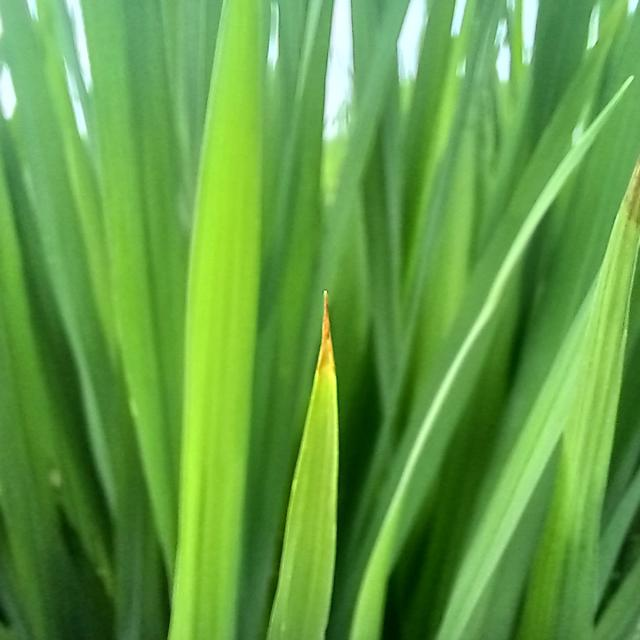
#> input picture backend/rice_model/RiceLeaf_Yolov8_Version/test/images/20231006_163740_jpg.rf.5e5306a7ee631cd5c489faa906c689c5.jpg, 640 x 640 px; its folder holds only this picture in this run
$ python -i image_validator.py   (imports and definitions only)   (older library calls are emulated)
#> lines starting #> are read from the running program, lines starting #| are printed output that depends on the picture; after the words box and inside, x2 and y2 are one past the last pixel; in counts of white or black regions, pixels touching at a corner belong together
"""
Image validation service for crop disease detection.

Validates uploaded images before running YOLOv8 detection:
1. Fast OpenCV pre-checks (blur, brightness, green-channel dominance)
2. Gemini Vision validation (is this a plant/leaf?)

Returns structured validation result with trilingual messages.
"""

import io
import numpy as np
from PIL import Image
from typing import Optional

# Lazy imports for OpenCV (may not be installed everywhere)
_cv2 = None


def _get_cv2():
    """Lazy-load OpenCV."""
    global _cv2
    if _cv2 is None:
        try:
            import cv2
            _cv2 = cv2
        except ImportError:
            _cv2 = False  # Mark as unavailable
    return _cv2 if _cv2 is not False else None


# ─── Validation Messages (trilingual) ───────────────────────────

VALIDATION_MESSAGES = {
    "not_plant": {
        "en": "This image does not appear to contain a crop or leaf. Please upload a clear photo of the affected plant.",
        "mr": "या प्रतिमेमध्ये पीक किंवा पान दिसत नाही. कृपया प्रभावित रोपाचा स्पष्ट फोटो अपलोड करा.",
        "hi": "इस छवि में कोई फसल या पत्ती नहीं दिख रही है। कृपया प्रभावित पौधे की स्पष्ट तस्वीर अपलोड करें।",
    },
    "blurry": {
        "en": "The image is too blurry. Please capture a sharper photo of the leaf.",
        "mr": "प्रतिमा खूप धूसर आहे. कृपया पानाचा अधिक स्पष्ट फोटो घ्या.",
        "hi": "छवि बहुत धुंधली है। कृपया पत्ती की अधिक स्पष्ट तस्वीर लें।",
    },
    "too_dark": {
        "en": "The image is too dark. Please capture the photo in better lighting.",
        "mr": "प्रतिमा खूप गडद आहे. कृपया चांगल्या प्रकाशात फोटो घ्या.",
        "hi": "छवि बहुत अंधेरी है। कृपया बेहतर रोशनी में तस्वीर लें।",
    },
    "too_bright": {
        "en": "The image is overexposed. Please avoid direct sunlight glare.",
        "mr": "प्रतिमा जास्त उजळ आहे. कृपया थेट सूर्यप्रकाश टाळा.",
        "hi": "छवि अत्यधिक चमकीली है। कृपया सीधी धूप से बचें।",
    },
    "small_subject": {
        "en": "The leaf appears too small in the image. Please move closer and capture again.",
        "mr": "प्रतिमेमध्ये पान खूप लहान दिसत आहे. कृपया जवळ जाऊन पुन्हा फोटो घ्या.",
        "hi": "छवि में पत्ती बहुत छोटी दिख रही है। कृपया करीब जाकर फिर से तस्वीर लें।",
    },
    "valid": {
        "en": "Image validated successfully.",
        "mr": "प्रतिमा यशस्वीरित्या तपासली.",
        "hi": "छवि सफलतापूर्वक सत्यापित।",
    },
}


# ─── OpenCV Pre-checks ──────────────────────────────────────────

def _opencv_precheck(pil_image: Image.Image) -> dict:
    """
    Fast OpenCV-based image quality checks.
    Returns: {"passed": bool, "issues": [...], "scores": {...}}
    """
    cv2 = _get_cv2()
    if cv2 is None:
        # OpenCV not available, skip pre-checks
        return {"passed": True, "issues": [], "scores": {}}

    # Convert PIL to OpenCV format
    img_array = np.array(pil_image)
    if len(img_array.shape) == 2:
        # Grayscale
        gray = img_array
        bgr = cv2.cvtColor(img_array, cv2.COLOR_GRAY2BGR)
    else:
        bgr = cv2.cvtColor(img_array, cv2.COLOR_RGB2BGR)
#> bgr is the input picture: shape (640, 640, 3); mean B, G, R 68.2, 157.3, 98.2
        gray = cv2.cvtColor(bgr, cv2.COLOR_BGR2GRAY)
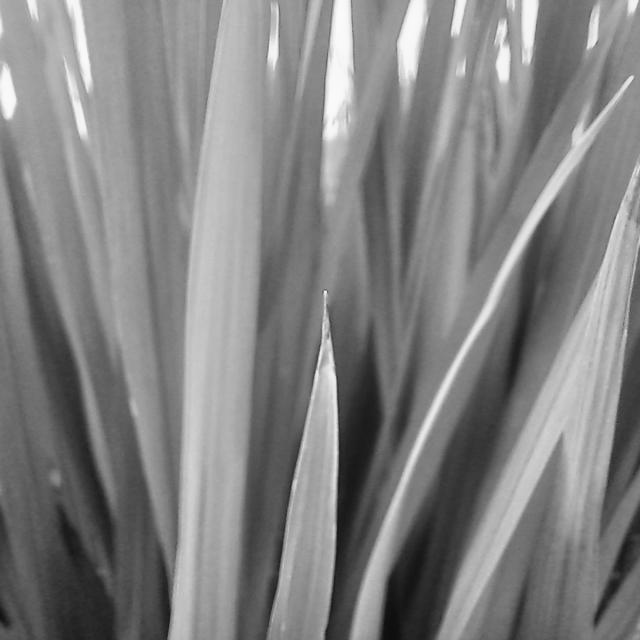
#> gray: shape (640, 640); min 13, max 251, mean 129.4

    issues = []
    scores = {}

    # 1. Blur detection (Laplacian variance)
    laplacian_var = cv2.Laplacian(gray, cv2.CV_64F).var()
#> laplacian_var = 45.54
    scores["sharpness"] = round(float(laplacian_var), 2)
    if laplacian_var < 50:
        issues.append("blurry")

    # 2. Brightness check (mean pixel value)
    mean_brightness = float(np.mean(gray))
#> mean_brightness = 129.4
    scores["brightness"] = round(mean_brightness, 2)
    if mean_brightness < 40:
        issues.append("too_dark")
    elif mean_brightness > 240:
        issues.append("too_bright")

    # 3. Green channel dominance (plant detection heuristic)
    if len(img_array.shape) == 3:
        # Convert to HSV for better green detection
        hsv = cv2.cvtColor(bgr, cv2.COLOR_BGR2HSV)
#> hsv: shape (640, 640, 3); mean H, S, V 51.9, 153.1, 157.3

        # Green range in HSV
        lower_green = np.array([25, 30, 30])
        upper_green = np.array([95, 255, 255])
        green_mask = cv2.inRange(hsv, lower_green, upper_green)
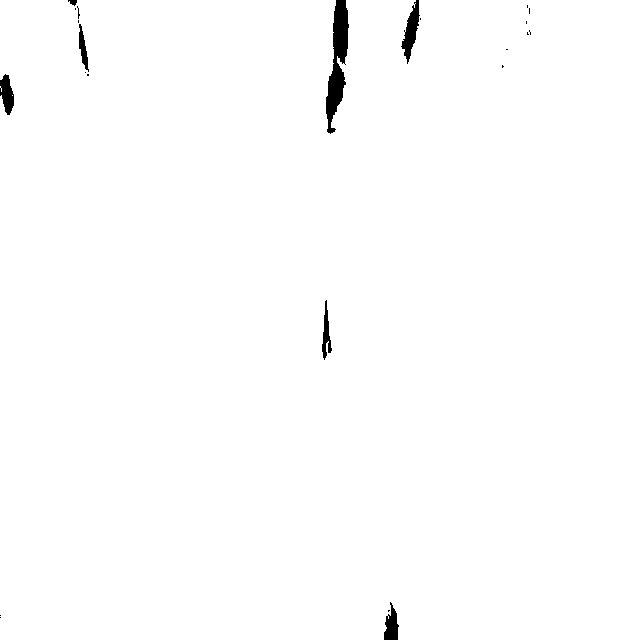
#> green_mask: shape (640, 640); 99.2% white; 23 black regions (16 under 20 px), largest, box (x1, y1, x2, y2) and area: (326, 0, 349, 134) 1602, (401, 0, 420, 64) 535, (0, 74, 14, 115) 375

        green_ratio = float(np.count_nonzero(green_mask)) / green_mask.size
#> green_ratio = 0.992
        scores["green_ratio"] = round(green_ratio, 4)

        # Also check for brown/yellow (diseased leaves)
        lower_brown = np.array([10, 30, 30])
        upper_brown = np.array([30, 255, 255])
        brown_mask = cv2.inRange(hsv, lower_brown, upper_brown)
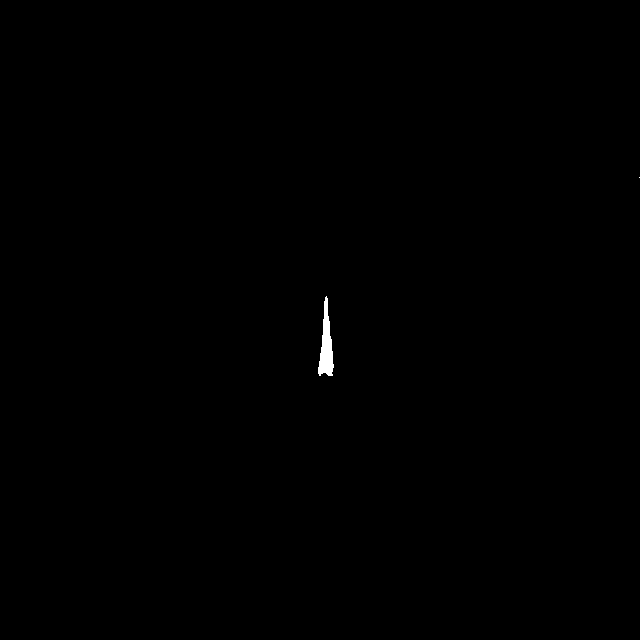
#> brown_mask: shape (640, 640); 0.17% white; 2 white regions (1 under 20 px), largest, box (x1, y1, x2, y2) and area: (318, 296, 334, 376) 687
        brown_ratio = float(np.count_nonzero(brown_mask)) / brown_mask.size
#> brown_ratio = 0.00168
        scores["brown_ratio"] = round(brown_ratio, 4)

        # Plant-like content: green + brown/yellow should be significant
        plant_ratio = green_ratio + brown_ratio
#> plant_ratio = 0.993
        scores["plant_ratio"] = round(plant_ratio, 4)

        if plant_ratio < 0.05:
            # Very little plant-like color — suspicious
            issues.append("low_plant_content")
    else:
        scores["green_ratio"] = 0.0
        scores["plant_ratio"] = 0.0

    # 4. Image size check (subject should fill frame)
    h, w = gray.shape[:2]
#> h = 640; w = 640
    if h < 200 or w < 200:
        issues.append("small_subject")

    return {
        "passed": len([i for i in issues if i in ("blurry", "too_dark", "too_bright")]) == 0,
        "issues": issues,
        "scores": scores,
    }


# ─── Gemini Vision Validation ───────────────────────────────────

# [199 lines left out: functions _gemini_vision_validate, validate_image, not called in this run]

>>> import cv2
>>> picture = cv2.cvtColor(cv2.imread('../rice_model/RiceLeaf_Yolov8_Version/test/images/20231006_163740_jpg.rf.5e5306a7ee631cd5c489faa906c689c5.jpg'), cv2.COLOR_BGR2RGB)
>>> result = _opencv_precheck(picture)
#> result = 3 items

$ run again, on backend/rice_model/RiceLeaf_Yolov8_Version/test/images/20231006_164404_jpg.rf.61e04109036347eea66cea3f5a6c9b7a.jpg
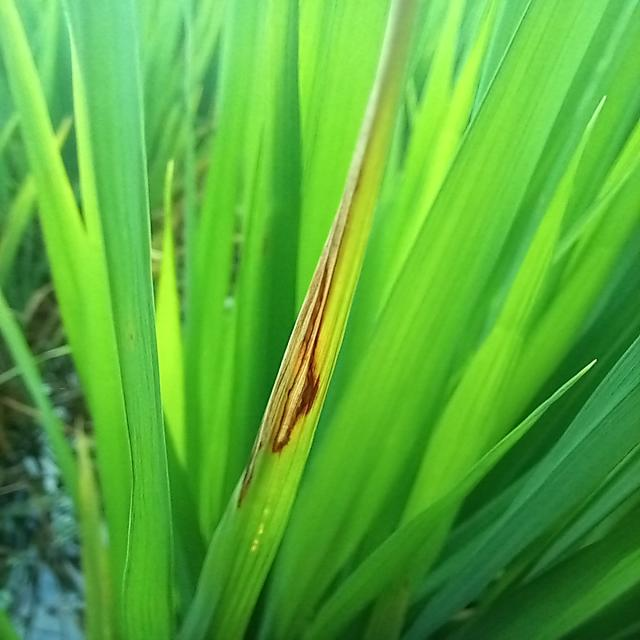
#> input picture backend/rice_model/RiceLeaf_Yolov8_Version/test/images/20231006_164404_jpg.rf.61e04109036347eea66cea3f5a6c9b7a.jpg, 640 x 640 px
#> in _opencv_precheck, bgr is the input picture: shape (640, 640, 3); mean B, G, R 57.7, 172.9, 88.9
#> laplacian_var = 158.2
#> mean_brightness = 134.6
#> hsv: shape (640, 640, 3); mean H, S, V 53.8, 176.1, 173.3
#> in _opencv_precheck, `green_mask = cv2.inRange(hsv, lower_green, upper_green)`:
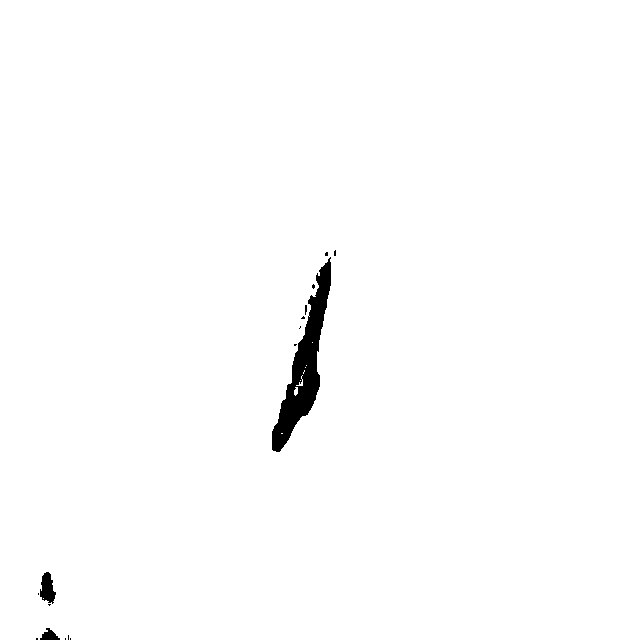
#> green_mask: shape (640, 640); 99% white; 16 black regions (13 under 20 px), largest, box (x1, y1, x2, y2) and area: (272, 257, 331, 452) 3728, (40, 572, 56, 604) 331, (40, 628, 60, 640) 138
#> green_ratio = 0.99
#> in _opencv_precheck, `brown_mask = cv2.inRange(hsv, lower_brown, upper_brown)`:
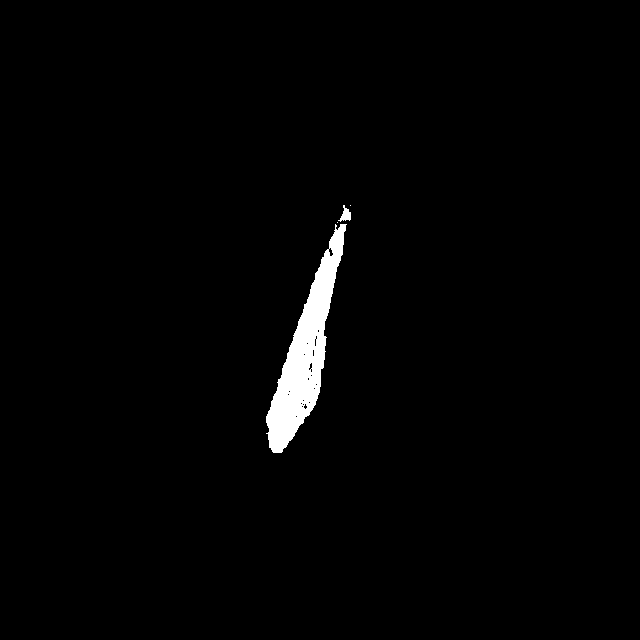
#> brown_mask: shape (640, 640); 1.6% white; 4 white regions (2 under 20 px), largest, box (x1, y1, x2, y2) and area: (266, 224, 347, 453) 6432, (338, 205, 351, 222) 109
#> brown_ratio = 0.016
#> plant_ratio = 1.01
#> result = 3 items

$ run again, on backend/rice_model/RiceLeaf_Yolov8_Version/test/images/Healthy_rice_leaf-103-_jpg.rf.26c5dd12069205586301bd6706ce6711.jpg
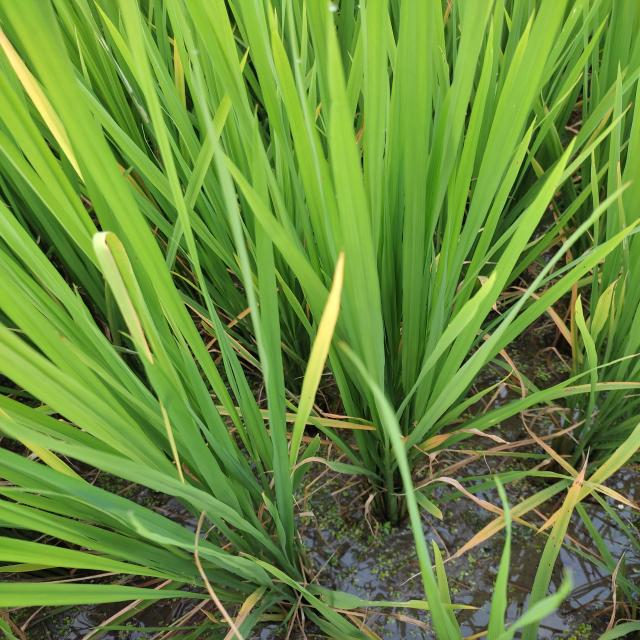
#> input picture backend/rice_model/RiceLeaf_Yolov8_Version/test/images/Healthy_rice_leaf-103-_jpg.rf.26c5dd12069205586301bd6706ce6711.jpg, 640 x 640 px
#> in _opencv_precheck, bgr is the input picture: shape (640, 640, 3); mean B, G, R 60.5, 140.1, 105.3
#> laplacian_var = 1011
#> mean_brightness = 120.6
#> hsv: shape (640, 640, 3); mean H, S, V 43.6, 144.4, 141.2
#> in _opencv_precheck, `green_mask = cv2.inRange(hsv, lower_green, upper_green)`:
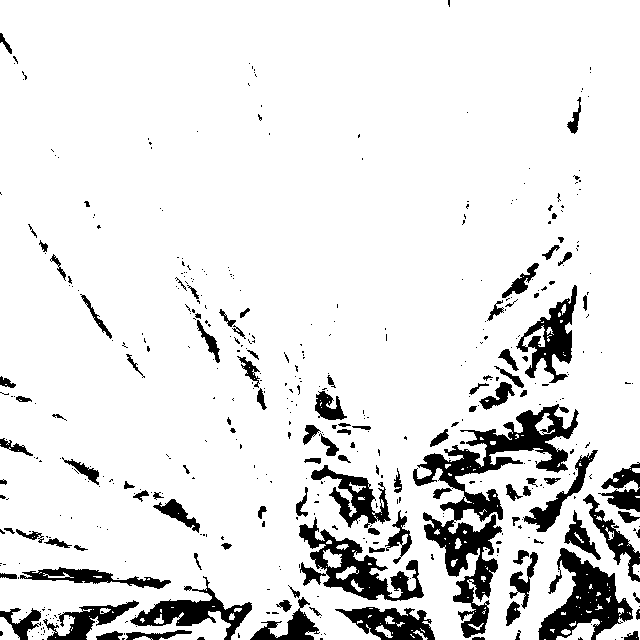
#> green_mask: shape (640, 640); 89.2% white; 471 black regions (360 under 20 px), largest, box (x1, y1, x2, y2) and area: (413, 404, 579, 638) 9330, (538, 548, 633, 640) 3970, (299, 517, 424, 601) 3573
#> green_ratio = 0.892
#> in _opencv_precheck, `brown_mask = cv2.inRange(hsv, lower_brown, upper_brown)`:
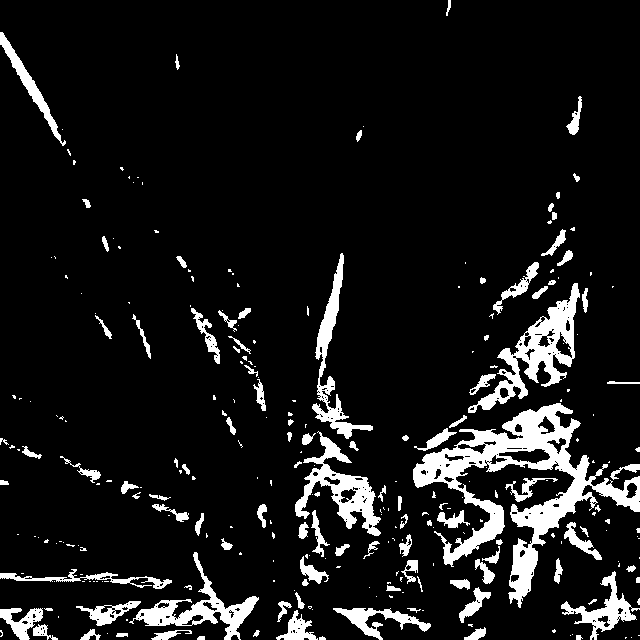
#> brown_mask: shape (640, 640); 9.6% white; 274 white regions (165 under 20 px), largest, box (x1, y1, x2, y2) and area: (413, 403, 640, 608) 11302, (468, 283, 580, 413) 3812, (295, 431, 381, 536) 2761
#> brown_ratio = 0.0958
#> plant_ratio = 0.988
#> result = 3 items

$ run again, on backend/rice_model/RiceLeaf_Yolov8_Version/test/images/Healthy_rice_leaf-130-_jpg.rf.f4a2d8645d476cb29ce12b7561bcbf32.jpg
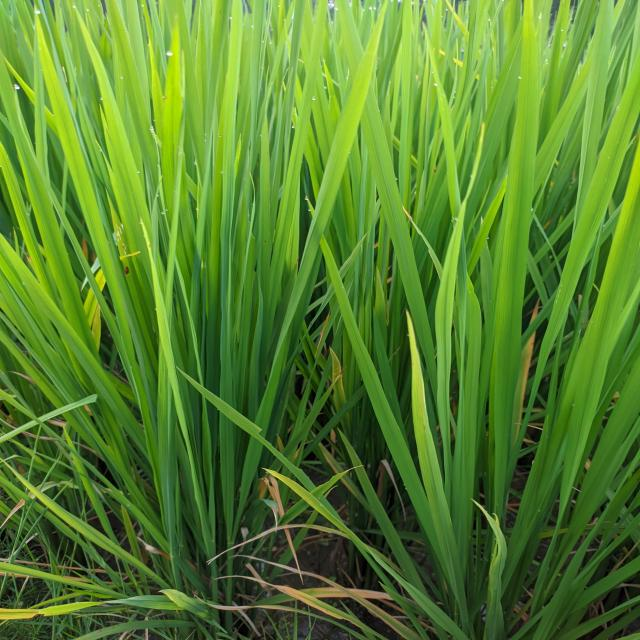
#> input picture backend/rice_model/RiceLeaf_Yolov8_Version/test/images/Healthy_rice_leaf-130-_jpg.rf.f4a2d8645d476cb29ce12b7561bcbf32.jpg, 640 x 640 px
#> in _opencv_precheck, bgr is the input picture: shape (640, 640, 3); mean B, G, R 45.4, 130.7, 86.7
#> laplacian_var = 678.1
#> mean_brightness = 107.8
#> hsv: shape (640, 640, 3); mean H, S, V 46.7, 166, 130.9
#> in _opencv_precheck, `green_mask = cv2.inRange(hsv, lower_green, upper_green)`:
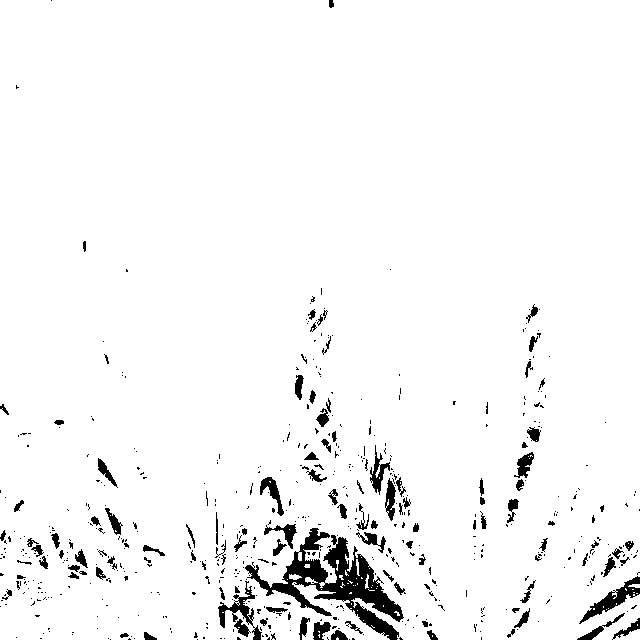
#> green_mask: shape (640, 640); 96% white; 576 black regions (465 under 20 px), largest, box (x1, y1, x2, y2) and area: (245, 528, 404, 640) 5163, (579, 576, 640, 624) 740, (218, 581, 262, 640) 636
#> green_ratio = 0.96
#> in _opencv_precheck, `brown_mask = cv2.inRange(hsv, lower_brown, upper_brown)`:
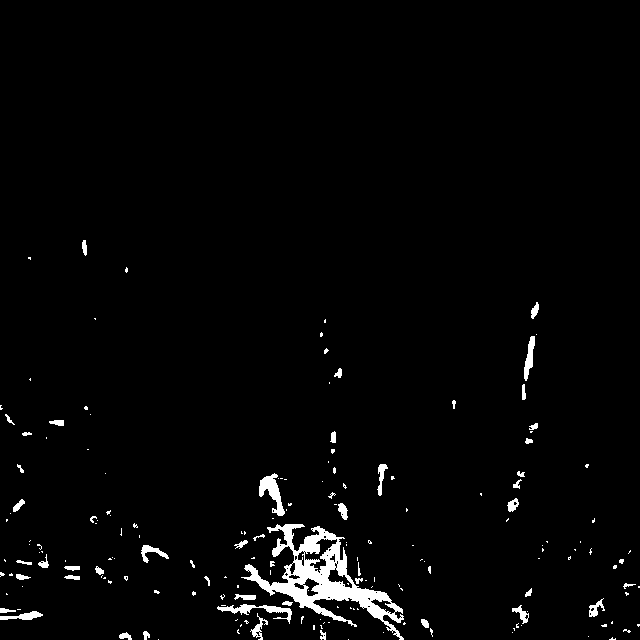
#> brown_mask: shape (640, 640); 2.4% white; 181 white regions (129 under 20 px), largest, box (x1, y1, x2, y2) and area: (241, 524, 404, 640) 4940, (259, 473, 285, 516) 486, (217, 604, 292, 624) 419
#> brown_ratio = 0.0238
#> plant_ratio = 0.984
#> result = 3 items
